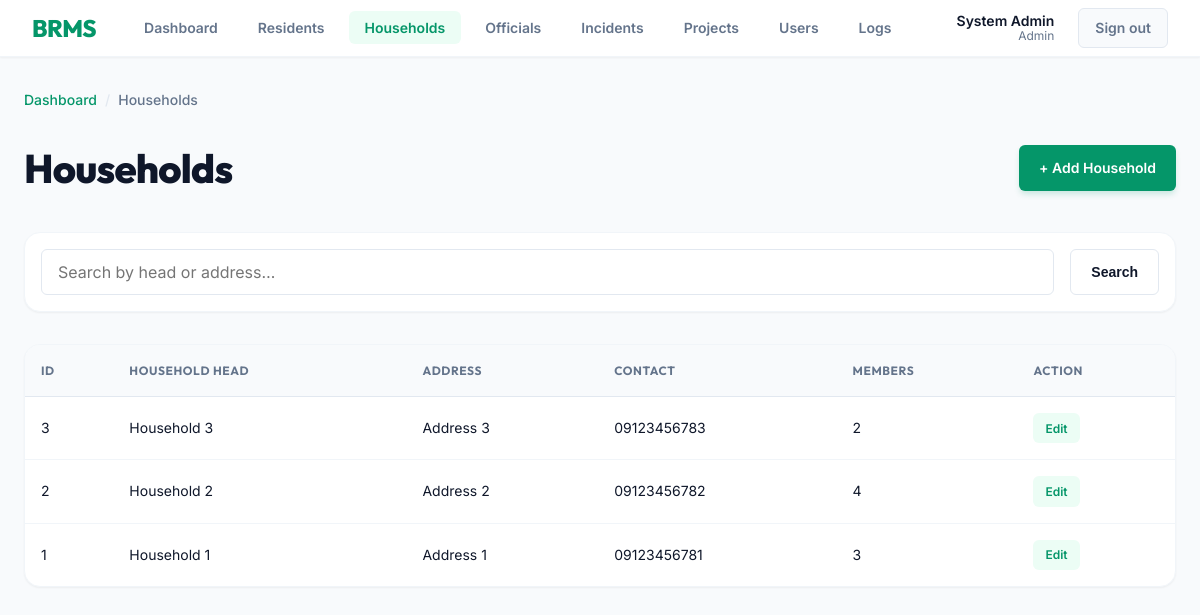
/households/index.php (signed in), run on the app's committed database.
### tables this page shows
CREATE TABLE `tbl_households` (
  `household_id` int(11) NOT NULL,
  `household_head` varchar(100) DEFAULT NULL,
  `address` varchar(255) DEFAULT NULL,
  `contact_information` varchar(100) DEFAULT NULL,
  `number_of_members` int(11) DEFAULT NULL
);

### households/index.php (the view, shortened to what this page needs)
<?php
include '../db.php';
$search = isset($_GET['search']) ? $_GET['search'] : '';
$query = "SELECT * FROM tbl_households WHERE household_head LIKE '%$search%' OR address LIKE '%$search%' ORDER BY household_id DESC";
$result = mysqli_query($conn, $query);
?>
<!DOCTYPE html>
<html lang="en">
<head>
    <link rel="stylesheet" href="../style.css">
</head>
<body>
    <?php include '../navbar.php'; ?>
    <div class="page-shell page-content">
        <div class="breadcrumb-bar">
            <a href="../index.php">Dashboard</a>
            <span class="sep">/</span>
            <span>Households</span>
        </div>
        <div class="page-header">
            <h1>Households</h1>
            <a href="add.php" class="btn-accent" id="add-household-btn">+ Add Household</a>
        </div>
        <form method="GET" class="filter-bar" id="households-filter">
            <input type="text" name="search" class="form-control search-input" placeholder="Search by head or address…" value="<?php echo $search; ?>" id="households-search">
            <button type="submit" class="btn-secondary">Search</button>
        </form>
        <table class="data-table" id="households-table">
            <thead>
                <tr>
                    <th>ID</th>
                    <th>Household Head</th>
                    <th>Address</th>
                    <th>Contact</th>
                    <th>Members</th>
                    <th>Action</th>
                </tr>
            </thead>
            <tbody>
                <?php if (mysqli_num_rows($result) > 0): ?>
                <?php while ($row = mysqli_fetch_assoc($result)): ?>
                <tr>
                    <td><?php echo $row['household_id']; ?></td>
                    <td><?php echo $row['household_head']; ?></td>
                    <td><?php echo $row['address']; ?></td>
                    <td><?php echo $row['contact_information']; ?></td>
                    <td><?php echo $row['number_of_members']; ?></td>
                    <td>
                        <a href="edit.php?id=<?php echo $row['household_id']; ?>" class="btn-edit">Edit</a>
                    </td>
                </tr>
                <?php endwhile; ?>
                <?php else: ?>
                <tr><td colspan="6"><div class="empty-state"><p>No households found.</p></div></td></tr>
                <?php endif; ?>
            </tbody>
        </table>
    </div>
</body>
</html>

### data on the page
tbl_households: household_id "3", household_head "Household 3", address "Address 3", contact_information "09123456783", number_of_members "2"
tbl_households: household_id "2", household_head "Household 2", address "Address 2", contact_information "09123456782", number_of_members "4"
tbl_households: household_id "1", household_head "Household 1", address "Address 1", contact_information "09123456781", number_of_members "3"

### other printed values
$_SESSION['full_name'] "System Admin"
$_SESSION['role'] "Admin"
